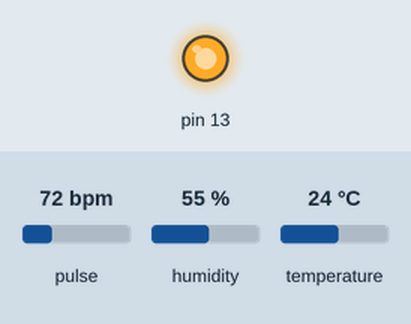
Simulated run of this sketch. Board: Arduino Uno, built with avr-gcc and run on an emulated ATmega328P. On the bench: output pins drawn as LEDs (lit = HIGH). Dashed ring = blinking. The inputs (shaded band) are chosen by the test bench; at power-on: pulse 72 bpm, humidity 55 %, temperature 24 °C.

Above: at 1.8 s.
1.9 s: pulse set to 42 bpm
At 2.4 s:
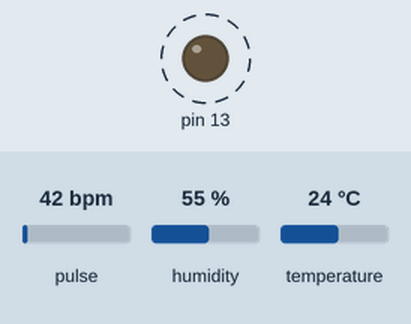
8.5 s: pulse set to 59 bpm
12.0 s: pulse set to 62 bpm
At 12.6 s:
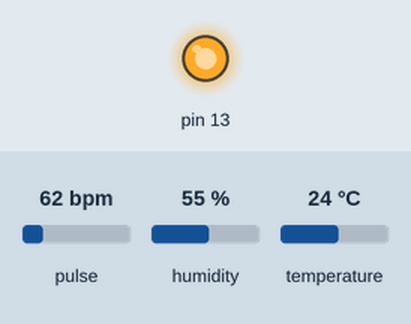
Timing chart, 0 to 15.0 s (numbered marks = the images above; inputs shaded):
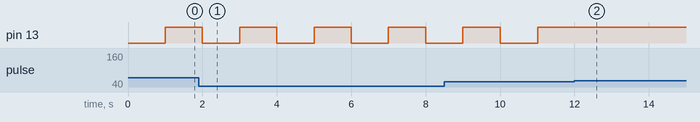

Measured:
- the behaviour switches between 60 and 61 bpm on pulse (found by bisection; images 1 and 2)
- after the input at 1.9 s, pin 13: alternates HIGH for 1.0 s and LOW for 1.0 s, starting after 0.10 s
- after the input at 12.0 s, pin 13: stops changing and stays HIGH

The sketch:

FinalCode.ino
```cpp
#define USE_ARDUINO_INTERRUPTS true    // Set-up low-level interrupts for most accurate BPM math
#include <PulseSensorPlayground.h>
#include <SoftwareSerial.h>
#include "DHT.h"

#define DHTPIN 2
#define DHTTYPE DHT22
DHT dht(DHTPIN, DHTTYPE);
SoftwareSerial B(0, 1);

const int PulseWire = 0;       // 'S' Signal pin connected to A0
const int LED13 = 13;          // The on-board Arduino LED
int Threshold = 550;           // Determine which Signal to "count as a beat" and which to ignore

PulseSensorPlayground pulseSensor;  // Creates an object

unsigned long lastDHTTransmissionTime = 0;   // Last transmission time for DHT data
unsigned long lastPulseTransmissionTime = 0; // Last transmission time for pulse data
unsigned long lastECGTransmissionTime = 0;   // Last transmission time for ECG data

void setup() {
  B.begin(115200);
  dht.begin();

  pinMode(10, INPUT); // Setup for leads off detection LO +
  pinMode(11, INPUT); // Setup for leads off detection LO -

  pulseSensor.analogInput(PulseWire);
  pulseSensor.blinkOnPulse(LED13);
  pulseSensor.setThreshold(Threshold);

  if (pulseSensor.begin()) {
    Serial.println("PulseSensor object created!");
  }
}

void loop() {
  readAndTransmitDHTData();   // Read and transmit DHT data every 10 seconds
  readAndTransmitPulseData(); // Read and transmit pulse data every second
  //readAndTransmitECGData();   // Read and transmit ECG data every 10 ms
}

void readAndTransmitDHTData() {
  unsigned long currentMillis = millis();
  if (currentMillis - lastDHTTransmissionTime >= 10000) {
    float h = dht.readHumidity();
    float t = dht.readTemperature();
    B.print("Humidity: ");
    B.print(h);
    B.print("% Temperature: ");
    B.print(t);
    B.println(" C");
    lastDHTTransmissionTime = currentMillis;
  }
}

void readAndTransmitPulseData() {
  unsigned long currentMillis = millis();
  if (currentMillis - lastPulseTransmissionTime >= 1000) {
    int myBPM = pulseSensor.getBeatsPerMinute();
    if (pulseSensor.sawStartOfBeat()) {
      B.print("Heartbeat detected! BPM: ");
      B.println(myBPM);
    }
    lastPulseTransmissionTime = currentMillis;
  }
}

void readAndTransmitECGData() {
  unsigned long currentMillis = millis();
  if (currentMillis - lastECGTransmissionTime >= 10) { // 10 ms interval
    int ecgValue = analogRead(PulseWire);
    B.print("ECG value: ");
    B.println(ecgValue);
    lastECGTransmissionTime = currentMillis;
  }
}
```
